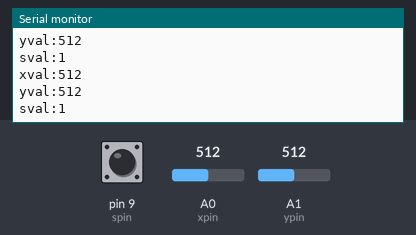
This sketch was run on a simulated Arduino Uno, built with avr-gcc and run on an emulated ATmega328P. Shown: the last lines printed to the serial monitor. The inputs (shaded band) are chosen by the test bench; at power-on: A0 (xpin) = 512, A1 (ypin) = 512, pin 9 (spin) HIGH.

Above: at 1.3 s.
1.4 s: A0 (xpin) set to 716
At 1.82 s:
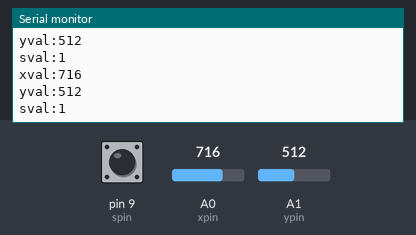
2.9 s: A1 (ypin) set to 716
At 3.32 s:
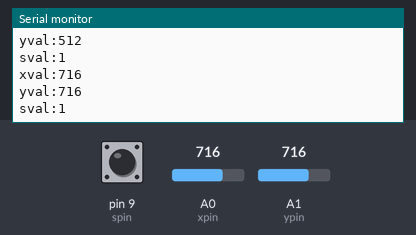
4.4 s: pin 9 (spin) pulled LOW for 0.6 s
At 4.82 s:
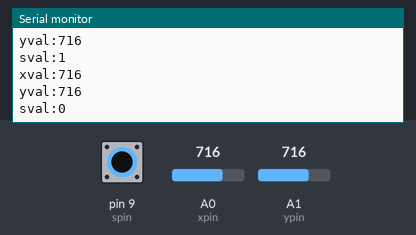
6.5 s: A0 (xpin) set to 900
At 6.83 s:
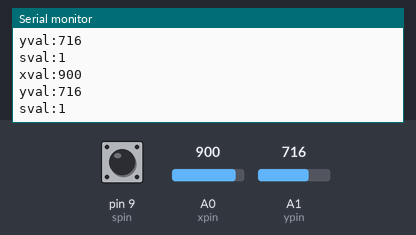
8.0 s: A1 (ypin) set to 900
At 8.33 s:
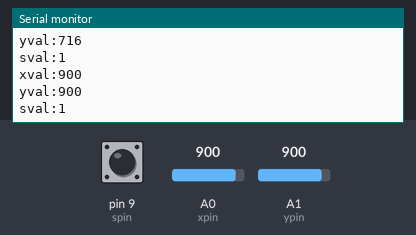
Timing chart, 0 to 10.5 s (numbered marks = the images above; inputs shaded):
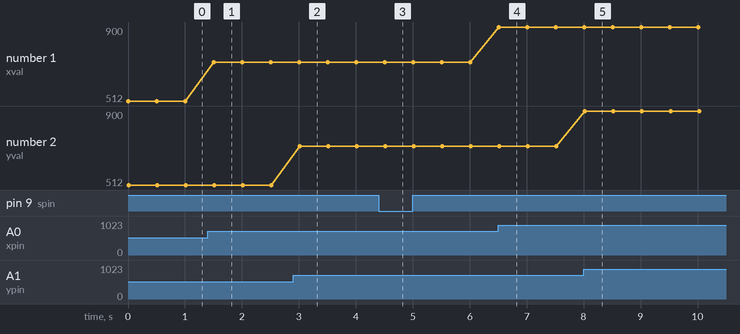

Measured:
- after the input at 1.4 s, the serial monitor: prints a new line after 0.10 s (image 1)
- after the input at 2.9 s, the serial monitor: prints a new line after 0.12 s (image 2)
- after the input at 4.4 s, the serial monitor: prints a new line after 0.13 s (image 3)
- after the input at 6.5 s, the serial monitor: prints a new line at once (image 4)
- after the input at 8.0 s, the serial monitor: prints a new line at once (image 5)
- plotted number 1: 512 → 716 after the input at 1.4 s, 716 → 900 after the input at 6.5 s

The sketch:

joystick.ino
```cpp
int xpin=A0;
int ypin=A1;
int spin=9;
int xval;
int yval;
int sval;
int dt(500);
void setup() {
  // put your setup code here, to run once:
Serial.begin(9600);
pinMode(xpin,INPUT);
pinMode(ypin,INPUT);
pinMode(spin,INPUT);
digitalWrite(spin,HIGH);
}

void loop() {
  // put your main code here, to run repeatedly:
xval=analogRead(xpin);
yval=analogRead(ypin);
sval=digitalRead(spin);
Serial.print("xval:");
Serial.println(xval);
Serial.print("yval:");
Serial.println(yval);
Serial.print("sval:");
Serial.println(sval);
delay(dt);
}
```
